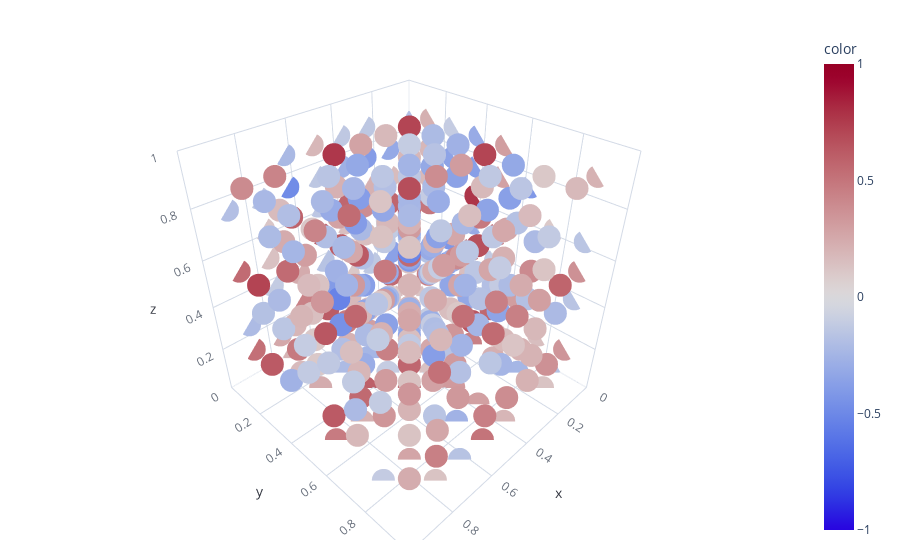

Notebook cell for this chart:
### Code cell
import functools as ft
from einops import rearrange, reduce

N_GRID = 24

grid_vals = jnp.linspace(0, 1, N_GRID + 1)[:-1]

xx, yy, zz = jnp.meshgrid(grid_vals, grid_vals, grid_vals)
xyz = rearrange(jnp.array([xx, yy, zz]), 'd n1 n2 n3 -> (n1 n2 n3) d')


cmap = rp.list_div_coolwarm

def plot(dens, n_skip=2, thresh=0.1, cmap='auto'):
    bg_mask = abs(dens) > thresh
    skip_mask = jnp.all(jnp.round(xyz * N_GRID) % n_skip == 0, axis=1)
    mask = skip_mask & bg_mask
    color_args = {
        'color_continuous_scale': cmap
    }
    if jnp.mean(dens < 0) > 0.1:
        color_args['color_continuous_midpoint'] = 0
        if color_args['color_continuous_scale'] == 'auto':
            color_args['color_continuous_scale'] = rp.list_div_icefire if is_dark else rp.list_div_coolwarm
    else:
        if color_args['color_continuous_scale'] == 'auto':
            color_args['color_continuous_scale'] = rp.list_inferna if is_dark else rp.list_inferna_r
    return px.scatter_3d(
        x=xyz[mask, 0],
        y=xyz[mask, 1],
        z=xyz[mask, 2],
        color=dens[mask],
        # color=np.array(species[mask]).astype('str'),
        range_x=[0, 1], range_y=[0, 1], range_z=[0, 1],
        opacity=1,
        **color_args
    )

plot(jnp.tile(pos_corr[0].reshape(8, 8, 8), (3, 3, 3)).reshape(-1), n_skip=3)

### Figure 1 — Plotly figure (JSON) as saved in the notebook; plotly's stock layout.template omitted (floating-point values rounded to 4 significant figures; data arrays with more than 128 entries replaced by an {"elided": "..."} marker saying what was removed)
{"data": [{"hovertemplate": "x=%{x}<br>y=%{y}<br>z=%{z}<br>color=%{marker.color}<extra></extra>", "legendgroup": "", "marker": {"color": {"elided": "354 float values"}, "coloraxis": "coloraxis", "opacity": 1, "symbol": "circle"}, "mode": "markers", "name": "", "scene": "scene", "showlegend": false, "type": "scatter3d", "x": {"elided": "354 float values"}, "y": {"elided": "354 float values"}, "z": {"elided": "354 float values"}}], "layout": {"coloraxis": {"cmid": 0, "colorbar": {"title": {"text": "color"}}, "colorscale": {"elided": "256x2 mixed values"}}, "legend": {"tracegroupgap": 0}, "scene": {"domain": {"x": [0, 1], "y": [0, 1]}, "xaxis": {"range": [0, 1], "title": {"text": "x"}}, "yaxis": {"range": [0, 1], "title": {"text": "y"}}, "zaxis": {"range": [0, 1], "title": {"text": "z"}}}}}
